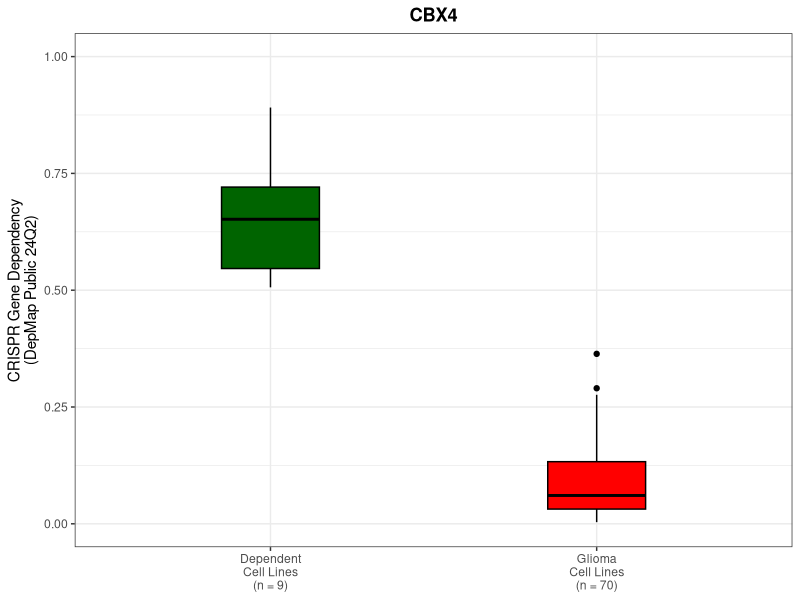
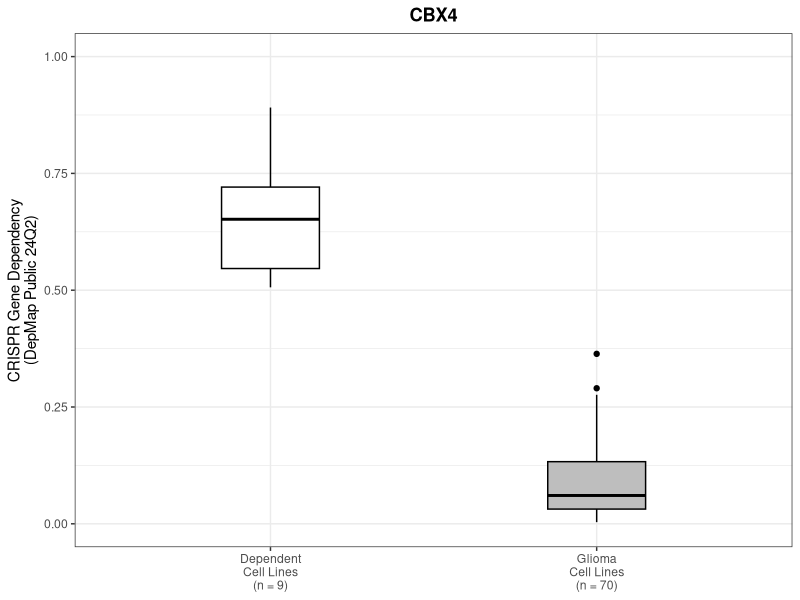

Generate these figures, in order, with R:
setwd("./Projects/DepMap_Brien_paper/")

library(dplyr)
library(ggplot2)

cbx4 <- read.csv("model_CBX4.csv")
cellLines <- read.csv("model_cellLine.csv")

# cbx4 %>% head
# cellLines %>% head

cbx4_cellLines <- merge(cbx4, cellLines, by = "ModelID", all.x = TRUE)

cbx4 %>% nrow
cellLines %>% nrow
cbx4_cellLines %>% nrow

cbx4_cellLines %>% head

cbx4_cellLines$CRISPRGeneDependency %>% range

cbx4_cellLines <- cbx4_cellLines %>% arrange(desc(CRISPRGeneDependency))

glioma_effect <- filter(cbx4_cellLines, grepl("Glioma", cbx4_cellLines$OncotreePrimaryDisease))


cbx4_cellLines$Group = NA
cbx4_cellLines$Group[cbx4_cellLines$CRISPRGeneDependency >= 0.5] = "Dependent Cell Lines" 
cbx4_cellLines$Group[cbx4_cellLines$ModelID %in% glioma_effect$ModelID] = "Glioma Cell Lines"

df = na.exclude(cbx4_cellLines)

# Calculate the counts dynamically
dependent_count <- nrow(df[df$Group == "Dependent Cell Lines", ])
glioma_count <- nrow(df[df$Group == "Glioma Cell Lines", ])

plot_colored <- ggplot(data = df,  aes(x = Group, 
                                       y = CRISPRGeneDependency, 
                                       fill = Group)) +
  geom_boxplot(color = "black", width = 0.3) +
  theme_bw() +
  ggtitle("CBX4") +
  labs(
    x = "Group",
    y = "CRISPR Gene Dependency\n(DepMap Public 24Q2)"
  ) +
  theme(
    axis.title.x = element_blank(),
    plot.title = element_text(face = "bold", hjust = 0.5)
  ) +
  scale_fill_manual(values = c("Dependent Cell Lines" = "darkgreen", 
                               "Glioma Cell Lines" = "red")) +
  scale_y_continuous(limits = c(0,1)) +
  scale_x_discrete(labels = c(
    "Dependent Cell Lines" = paste0("Dependent\nCell Lines\n(n = ", dependent_count, ")"),
    "Glioma Cell Lines" = paste0("Glioma\nCell Lines\n(n = ", glioma_count, ")")
  )) +
  guides(fill = "none")

pdf(file = "./CRISPRDependencyPlot_colored.pdf", width = 5, height = 5)
print(plot_colored)
dev.off()

plot <- ggplot(data = df,  aes(x = Group, 
                                       y = CRISPRGeneDependency, 
                                       fill = Group)) +
  geom_boxplot(color = "black", width = 0.3) +
  theme_bw() +
  ggtitle("CBX4") +
  labs(
    x = "Group",
    y = "CRISPR Gene Dependency\n(DepMap Public 24Q2)"
  ) +
  theme(
    axis.title.x = element_blank(),
    plot.title = element_text(face = "bold", hjust = 0.5)
  ) +
  scale_fill_manual(values = c("Dependent Cell Lines" = "white",
                               "Glioma Cell Lines" = "gray")) +
  scale_y_continuous(limits = c(0,1)) +
  scale_x_discrete(labels = c(
    "Dependent Cell Lines" = paste0("Dependent\nCell Lines\n(n = ", dependent_count, ")"),
    "Glioma Cell Lines" = paste0("Glioma\nCell Lines\n(n = ", glioma_count, ")")
  )) +
  guides(fill = "none")

pdf(file = "./CRISPRDependencyPlot.pdf", width = 5, height = 5)
print(plot)
dev.off()


write.csv(df, file = "./cbx4_dependent_vs_glioma_cell_lines.csv", row.names = F)
